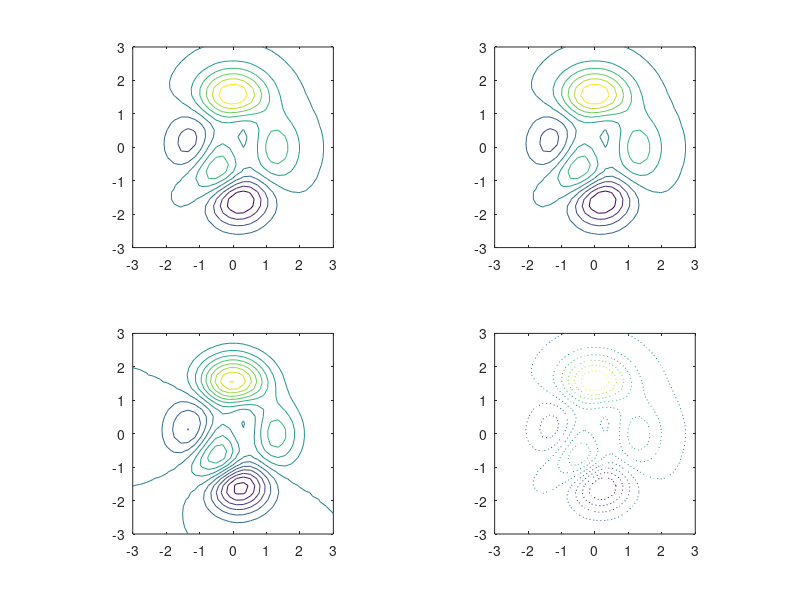

This chart was generated by the following MATLAB code:
[X,Y,Z] = peaks(30);
figure
subplot(2,2,1);contour(X,Y,Z);axis square
subplot(2,2,2);contour(X,Y,Z,10);axis square
subplot(2,2,3);contour(X,Y,Z,-10:1:10);axis square
subplot(2,2,4);contour(X,Y,Z,':');axis square
